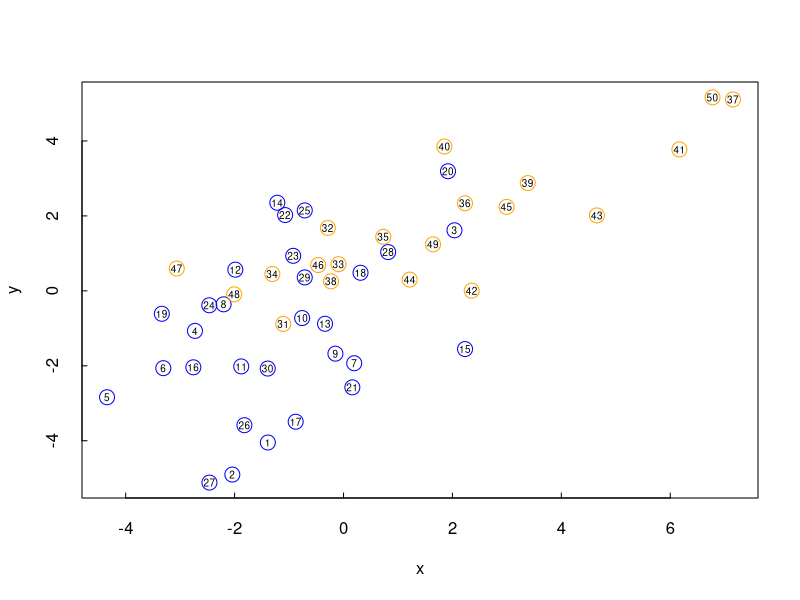
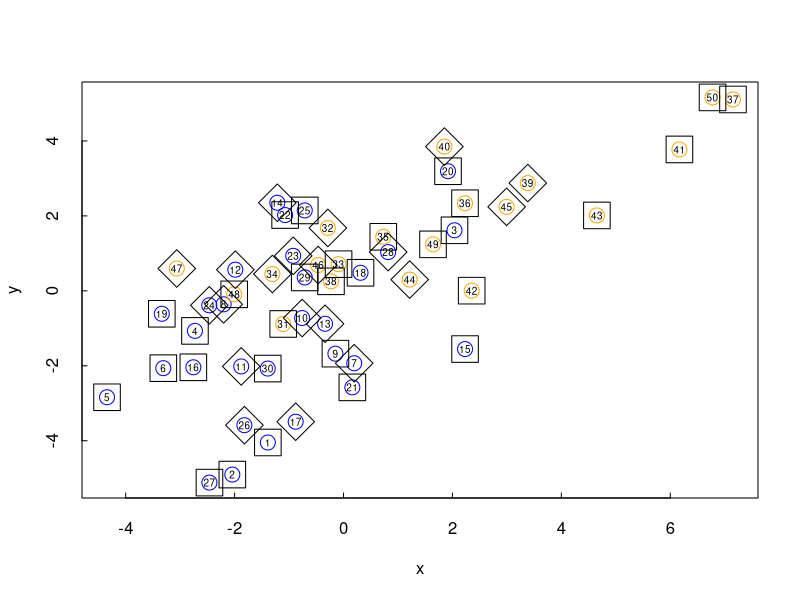
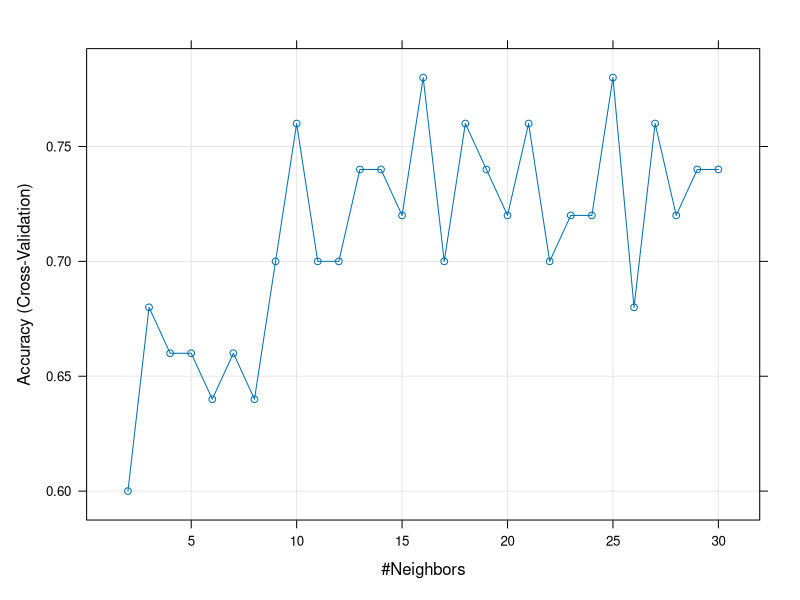

Generate these figures, in order, with R: (Note: this script raises an error after producing the figures.)
library(MASS)
library(mvtnorm)
library(pROC)
library(caret)

draw.data.gauss <- function(S1, S2, m1, m2, n1, n2) {
  
  X1 <- mvrnorm(n1, m1, S1)
  X2 <- mvrnorm(n2, m2, S2)
  
  X1 <- data.frame(X1); colnames(X1) <- c("x", "y")
  X2 <- data.frame(X2); colnames(X2) <- c("x", "y")
  
  X1$class <- "A"; X2$class <- "B"
  
  data <- rbind(X1, X2); data$class <- factor(data$class)
  
  return(data)
}

plot.data <- function(data) {
  
  cols <- c("blue", "orange")
  
  plot(data[,1:2], col = cols[data$class], cex = 2, tcl = .25)
  text(data[,1:2], labels = 1:nrow(data), cex = 0.6)
  
}
# Parametry danych z rozkladu Gaussa
S1 <- matrix(c(4, 2, 2, 4), 2, 2)
S2 <- matrix(c(4, 2, 2, 2), 2, 2)

m1 <- c(-1, -1)
m2 <- c(2, 2)

n1 <- 30
n2 <- 20

# Generowanie obserwacji
data <- draw.data.gauss(S1, S2, m1, m2, n1, n2)
plot.data(data)

input <- createDataPartition(data$class, p = 0.6, list = F)

data.train <- data[input,]
data.test <- data[-input,]

plot.data(data)
points(data.train[,1:2], cex = 4, pch = 22)
points(data.test[,1:2], cex = 4, pch = 23)

table(data.train$class) / sum(table(data.train$class))
table(data.test$class) / sum(table(data.test$class))

input2 <- createDataPartition(data$class, p = 0.2, times = 5)

fit <- trainControl(method = "none", classProbs = TRUE)
model <- train(class ~ ., data = data.train, 
               method = "lda", trControl = fit)
model

predict(model, data.test)
predict(model, data.test, type = "prob")

fit <- trainControl(method = "cv", number = 10)
model <- train(class ~ ., data = data, 
               method = "lda", trControl = fit)
model

grid <- expand.grid(k = 2:30)
model <- train(class ~ ., data = data, 
               method = "knn", trControl = fit,
               tuneGrid = grid)
model
plot(model)

model1 <- train(class ~ ., data = data, method = "lda", trControl = fit)
model2 <- train(class ~ ., data = data, method = "qda", trControl = fit)
model3 <- train(class ~ ., data = data, method = "nb", trControl = fit)
model4 <- train(class ~ ., data = data, method = "knn", trControl = fit, tuneGrid = grid)

res <- resamples(list(LDA = model1, QDA = model2, NB = model3, KNN = model4))
bwplot(res)
dotplot(res)

CM.values <- function(org.class, pred.posterior, threshold) {
  
  pred.class <- factor(ifelse(pred.posterior >= threshold, 2, 1))
  
  TP <- sum(pred.class == 2 & org.class == "B")
  TN <- sum(pred.class == 1 & org.class == "A")
  
  sum.neg <- sum(org.class == "A")
  sum.pos <- sum(org.class == "B")
  
  TPR <- TP / sum.pos
  FPR <- 1 - TN / sum.neg
  
  return(c(FPR,TPR))
}

get.roc.values <- function(class, posterior) {
  
  progi <- c(-Inf, sort(unique(posterior)), +Inf)
  
  z <- t(sapply(1:length(progi), function(i) CM.values(class, posterior, progi[i])))
  
  return(z)
}

model1.pred <- predict(model1, data, type = "prob")

plot.roc(data$class, model1.pred$A)

roc.own <- get.roc.values(data$class, model1.pred$A)
points(roc.own[,1], 1 - roc.own[,2], col = "red")

plot.roc(data$class, model1.pred$A, percent = T, ci = TRUE, of="thresholds", thresholds="best", print.thres="best", print.auc = TRUE)

featurePlot(x = data[,1:2], y = data$class, plot = "density", pch = "|", auto.key = list(columns = 2))

plot.roc(data$class, data$x, percent = T, col = "red")
lines.roc(data$class, data$y, percent = T, col = "blue")
legend("bottomright", legend=c("x", "y"), col=c("red", "blue"), lwd=2)
